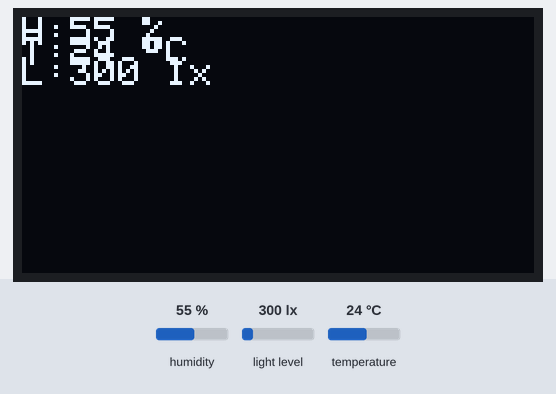
Recording of a sketch running on a simulated ESP8266 (NodeMCU). On the bench: 128×64 one-colour display. The inputs (shaded band) are chosen by the test bench; at power-on: humidity 55 %, light level 300 lx, temperature 24 °C. What the sketch prints to the serial monitor is not drawn.

Above: at 1.8 s.
1.9 s: humidity set to 22 %
At 4.1 s:
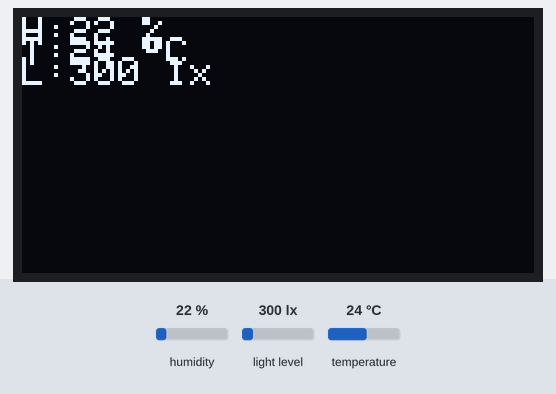
4.6 s: light level set to 40 lx
At 7.0 s:
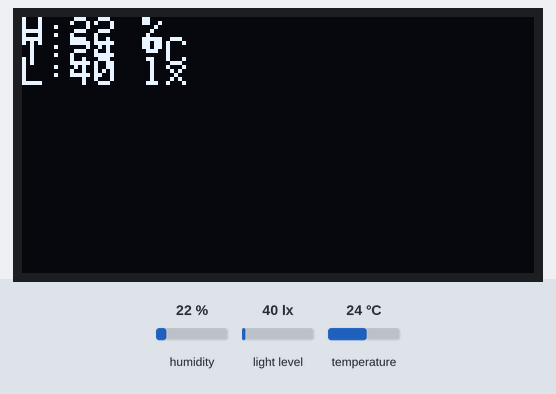
7.7 s: temperature set to 12 °C
At 10.2 s:
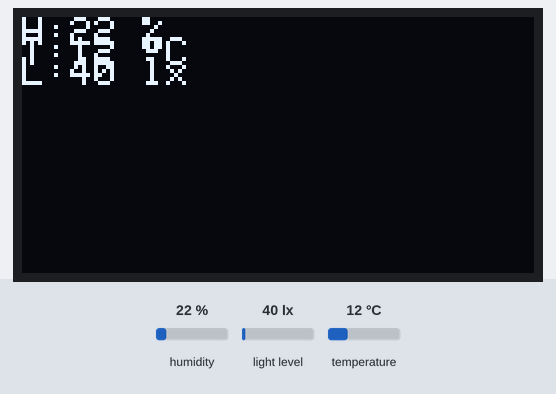
10.7 s: light level set to 500 lx
At 13.1 s:
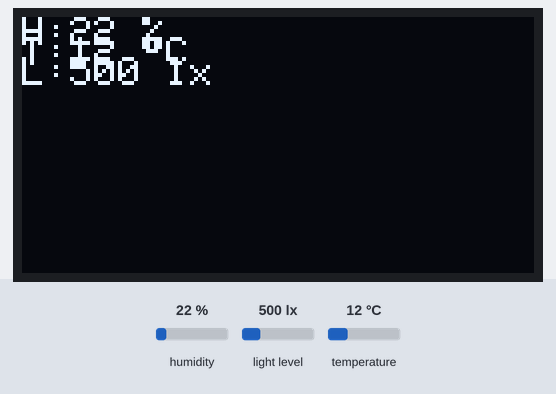
13.8 s: humidity set to 40 %
At 16.2 s:
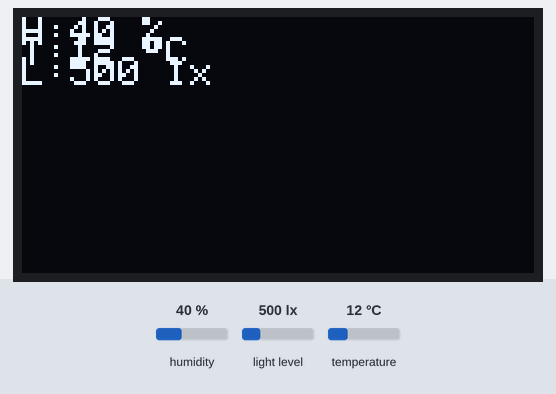
16.9 s: light level set to 1000 lx
At 19.2 s:
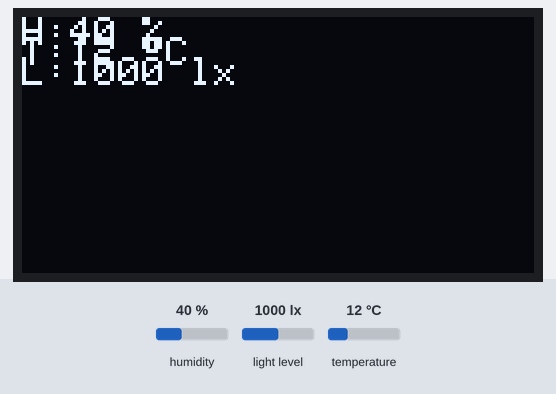
Timing chart, 0 to 20.7 s (numbered marks = the images above; inputs shaded):
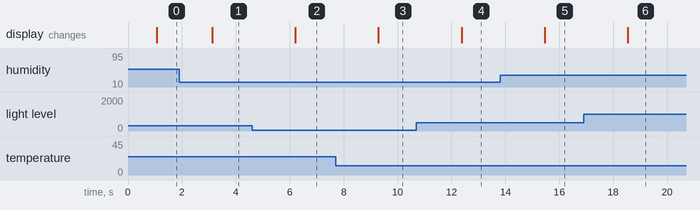

Measured:
- after the input at 1.9 s, the display: changes after 1.2 s (image 1)
- after the input at 4.6 s, the display: changes after 1.6 s (image 2)
- after the input at 7.7 s, the display: changes after 1.6 s (image 3)
- after the input at 10.7 s, the display: changes after 1.7 s (image 4)
- after the input at 13.8 s, the display: changes after 1.7 s (image 5)
- after the input at 16.9 s, the display: changes after 1.6 s (image 6)

The sketch:

dht22_BH1750.ino
```cpp
#include <Wire.h>
#include <SPI.h>
#include <Adafruit_GFX.h>
#include <Adafruit_SSD1306.h>
#include <DHT.h>;
#include <BH1750FVI.h>
#define OLED_RESET  -1
#define SCREEN_WIDTH 128
#define SCREEN_HEIGHT 64
#define DHTPIN 12

#define LEDpin D0
#define DHTTYPE DHT22
DHT dht(DHTPIN, DHTTYPE);


Adafruit_SSD1306 OLED(SCREEN_WIDTH,SCREEN_HEIGHT,&Wire,-1);
BH1750FVI LightSensor(BH1750FVI::k_DevModeContLowRes);

void setup() {
   OLED.begin(SSD1306_SWITCHCAPVCC,0x3C);
   LightSensor.begin();
  Serial.begin(115200);
  dht.begin();

}

void loop() {
  float h = dht.readHumidity();
  float t = dht.readTemperature();
  uint16_t lux = LightSensor.GetLightIntensity();
    OLED.clearDisplay();
    OLED.setTextColor(WHITE);
    OLED.setCursor(0,0);
    OLED.setTextSize(1);
    OLED.print("H:");
    OLED.println(String(h,0)+" %");
    OLED.setCursor(0,5);
    OLED.print("T:");
    OLED.print(String(t,0)+" ");
    OLED.write(247);
    OLED.println("C");
     Serial.print("Humidity: ");
    Serial.print(h);
    Serial.println("%");
  Serial.print("Temperature: ");
    Serial.print(t);
    Serial.println(" *C");
    delay(1000);

OLED.setCursor(0,10);
    OLED.print("L:");
  OLED.print(lux);
  OLED.print(" lx");

    OLED.display();


}
```
